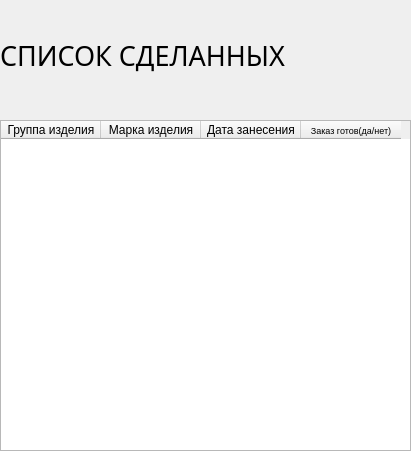
<?xml version="1.0" encoding="UTF-8"?>
<ui version="4.0">
 <class>firstwindow</class>
 <widget class="QDialog" name="firstwindow">
  <property name="geometry">
   <rect>
    <x>0</x>
    <y>0</y>
    <width>411</width>
    <height>451</height>
   </rect>
  </property>
  <property name="windowTitle">
   <string>Dialog</string>
  </property>
  <widget class="QTableWidget" name="tableWidget">
   <property name="geometry">
    <rect>
     <x>0</x>
     <y>120</y>
     <width>411</width>
     <height>331</height>
    </rect>
   </property>
   <column>
    <property name="text">
     <string>Группа изделия</string>
    </property>
   </column>
   <column>
    <property name="text">
     <string>Марка изделия</string>
    </property>
   </column>
   <column>
    <property name="text">
     <string>Дата занесения</string>
    </property>
   </column>
   <column>
    <property name="text">
     <string>Заказ готов(да/нет)</string>
    </property>
    <property name="font">
     <font>
      <pointsize>7</pointsize>
     </font>
    </property>
   </column>
  </widget>
  <widget class="QLabel" name="label">
   <property name="geometry">
    <rect>
     <x>0</x>
     <y>20</y>
     <width>861</width>
     <height>71</height>
    </rect>
   </property>
   <property name="font">
    <font>
     <family>Segoe Script</family>
     <pointsize>20</pointsize>
    </font>
   </property>
   <property name="toolTip">
    <string>&lt;html&gt;&lt;head/&gt;&lt;body&gt;&lt;p&gt;&lt;span style=&quot; font-size:14pt;&quot;&gt;Найти по фамилии&lt;/span&gt;&lt;/p&gt;&lt;/body&gt;&lt;/html&gt;</string>
   </property>
   <property name="whatsThis">
    <string>&lt;html&gt;&lt;head/&gt;&lt;body&gt;&lt;p&gt;&lt;span style=&quot; font-size:22pt;&quot;&gt;Найти по фамилии&lt;/span&gt;&lt;/p&gt;&lt;/body&gt;&lt;/html&gt;</string>
   </property>
   <property name="frameShape">
    <enum>QFrame::NoFrame</enum>
   </property>
   <property name="frameShadow">
    <enum>QFrame::Raised</enum>
   </property>
   <property name="text">
    <string>CПИСОК СДЕЛАННЫХ</string>
   </property>
   <property name="textFormat">
    <enum>Qt::RichText</enum>
   </property>
   <property name="scaledContents">
    <bool>false</bool>
   </property>
   <property name="wordWrap">
    <bool>false</bool>
   </property>
  </widget>
 </widget>
 <resources/>
 <connections/>
</ui>
